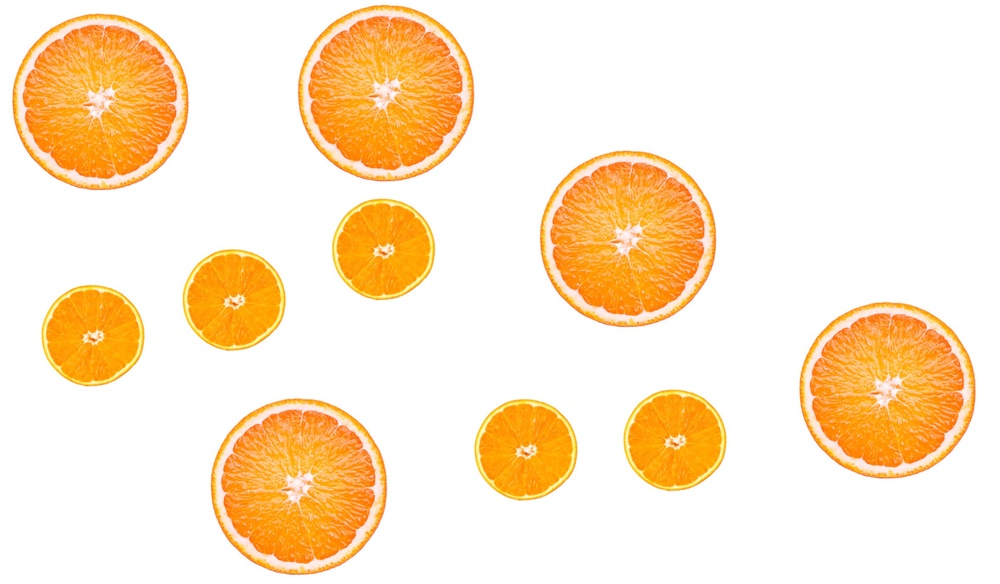
%> input picture CNG466/Assignment 3/OrangesTestExample2.jpg, 1000 x 584 px, shrunk from 2409 x 1407 before the run
$ octave A3_2453025.m   (GNU Octave 9; MATLAB toolbox functions it lacks are replaced by stand-ins)
%> lines starting %> are read from the running program, lines starting %| are printed output that depends on the picture; in (x1, y1, x2, y2) boxes, pixels count from 0 and x2, y2 are one past the last pixel; in counts of white or black regions, pixels touching at a corner belong together; the program's own positions count from 1
clear all; clc;


% Read the image
image = imread('OrangesTestExample2.jpg');
%> image is the input picture: size 584x1000x3 uint8; mean R, G, B 253.5, 231.6, 201.7


% Call the segment_oranges function
segmented_image = segment_oranges(image);

% Call the count_oranges function
[num_small, num_big] = count_oranges(segmented_image);

% Get the variables to the caption, and display it to the title
caption = sprintf('%d Small oranges, %d Big oranges', num_small, num_big);
f2 = figure;
ax2 = axes(f2);
subplot(1,1,1),imshow(segmented_image),title(ax2,caption);


function segmented_image = segment_oranges(image)
  % Convert the image to grayscale image
  I = rgb2gray(image);
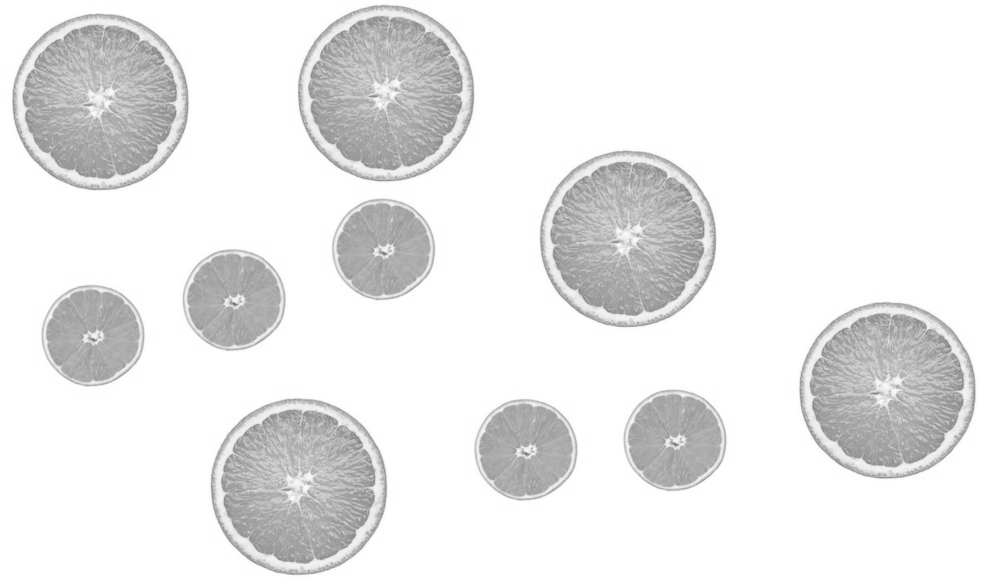
%> I: size 584x1000 uint8; min 97, max 255, mean 234.8

  % Segment the image I using thresholding-based segmentation with a
  % threshold value of 250 and obtain the segmented_image
  segmented_image =  I;
  segmented_image(segmented_image<=250) = 0;
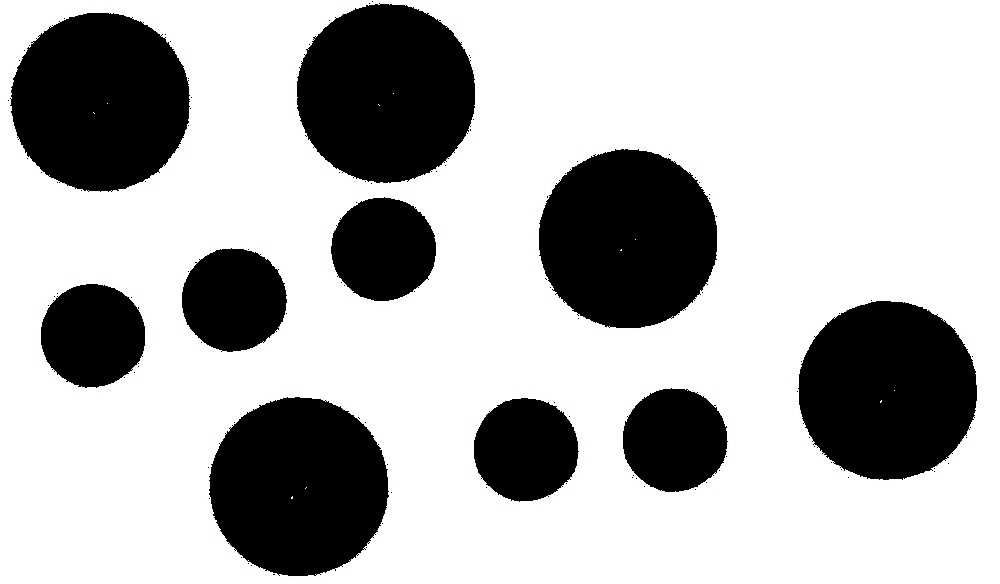
%> segmented_image: size 584x1000 uint8; min 0, max 255, mean 181.4
  segmented_image(segmented_image>250) = 255;
%> segmented_image: size 584x1000 uint8; 71.2% white; 107 black regions (97 under 20 px), largest, box (x1, y1, x2, y2) and area: (539, 149, 717, 328) 25191, (10, 13, 190, 192) 25179, (297, 3, 475, 183) 25173

  figure;
  subplot(1,6,1), imshow(segmented_image),title('Segmented Image');
  segmented_image = ~segmented_image;
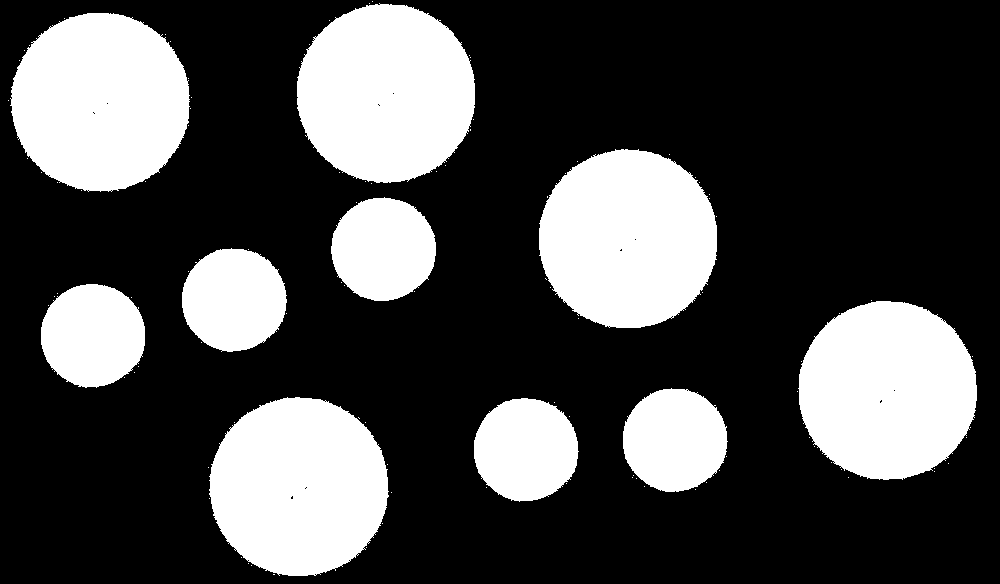
%> segmented_image: size 584x1000 logical; 28.8% white; 107 white regions (97 under 20 px), largest, box (x1, y1, x2, y2) and area: (539, 149, 717, 328) 25191, (10, 13, 190, 192) 25179, (297, 3, 475, 183) 25173
  subplot(1,6,2), imshow(segmented_image),title('Reversed Version');
end

function [num_small, num_big] = count_oranges(segmented_image)
  % Create Structuring Element S with 'disk' and size 4
  S = strel('disk', 4);

  % Applying Opening = Erosion and Dilation
    % Erode the image using imerode built-in function and Structuring
    % element S and obtain image E1
  E1 = imerode(segmented_image, S);
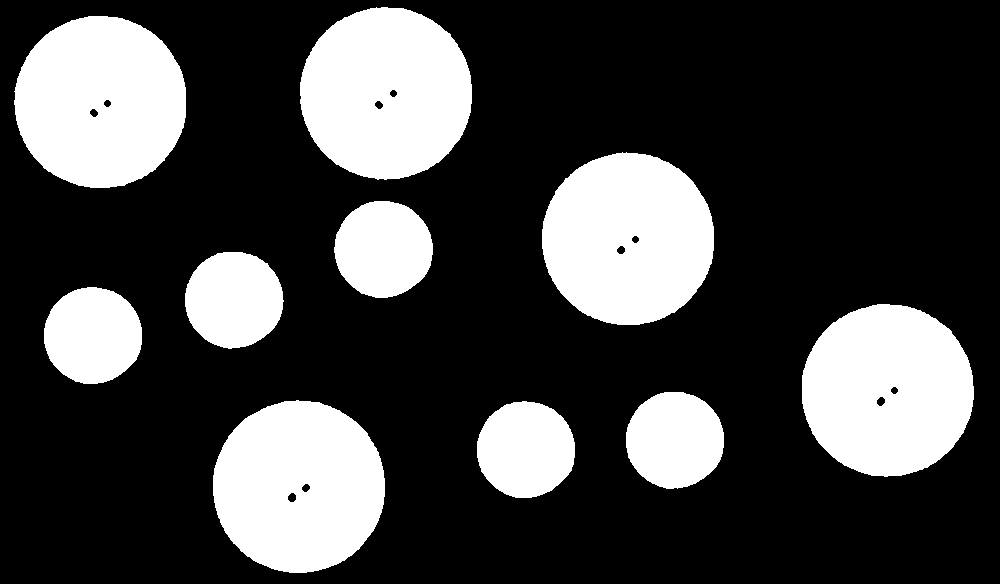
%> E1: size 584x1000 logical; 26.4% white; 10 white regions, largest, box (x1, y1, x2, y2) and area: (542, 152, 714, 325) 23316, (802, 304, 974, 477) 23303, (300, 7, 472, 180) 23301
  % Dilate image E1 using imdilate built-in function and Structuring
    % element S and obtain image D1
  D1 = imdilate(E1, S);
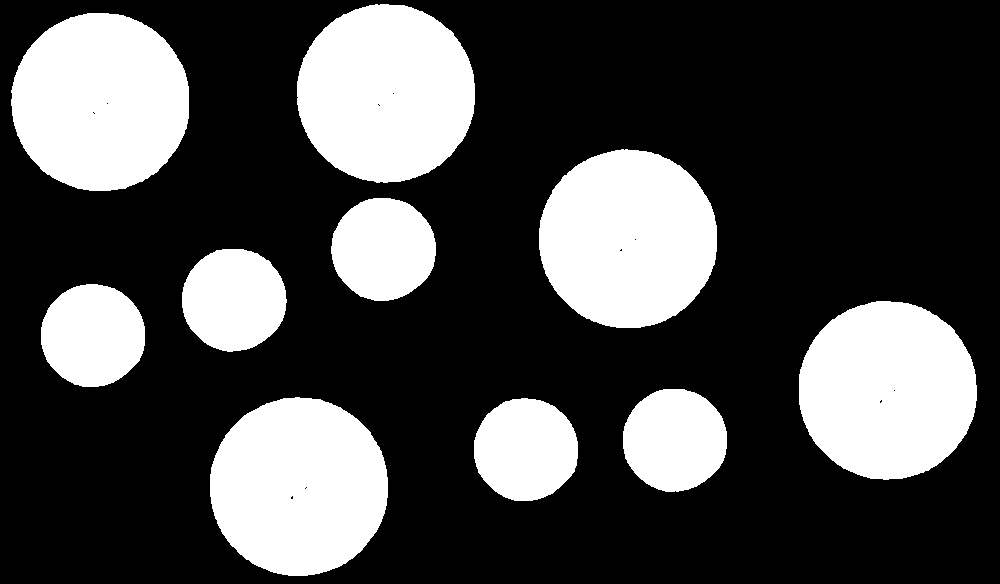
%> D1: size 584x1000 logical; 28.7% white; 10 white regions, largest, box (x1, y1, x2, y2) and area: (539, 149, 717, 328) 25100, (297, 4, 475, 183) 25089, (799, 301, 977, 480) 25087

  % Applying Closing = Dilation and Erosion
    % Dilate image D1 using imdilate built-in function and Structuring
    % element S and obtain image D2
  D2 = imdilate(D1,S);
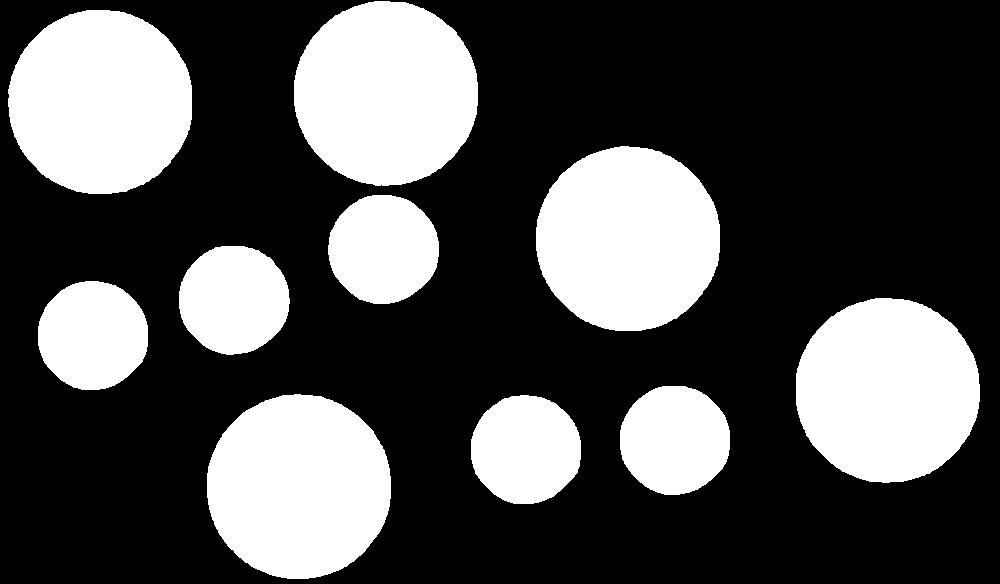
%> D2: size 584x1000 logical; 31.1% white; 10 white regions, largest, box (x1, y1, x2, y2) and area: (536, 146, 720, 331) 26860, (294, 1, 478, 186) 26855, (796, 298, 980, 483) 26846

  % Erode image D2 using imerode built-in function and Structuring
    % element S and obtain image E2
  E2 = imdilate(D2,S);
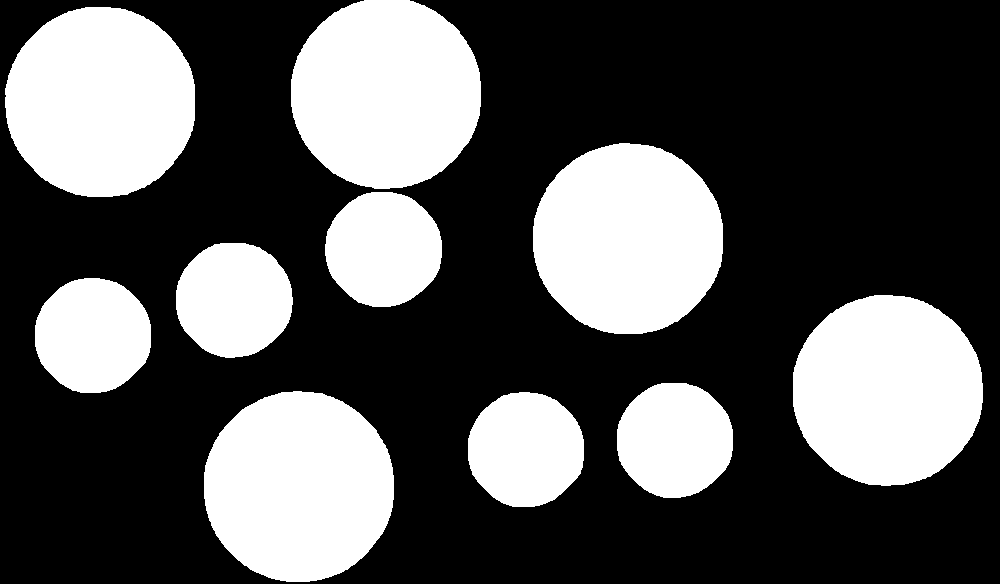
%> E2: size 584x1000 logical; 33.6% white; 10 white regions, largest, box (x1, y1, x2, y2) and area: (533, 143, 723, 334) 28670, (793, 295, 983, 486) 28656, (5, 7, 195, 197) 28651

  % Find the number of objects in the image using
  % bwconncomp built-in function
  cc = bwconncomp(E2);
%> cc = 10 connected components

  % Get the are of oranges, and set it as threshold value
  stats = regionprops(cc, 'Area');
%> stats = 10 regions; largest, Area: 28670, 28656, 28651, 28649, 28612
  small_threshold = stats.Area;
%> small_threshold = 28651
  num_small = 0;
  num_big = 0;

  % If the area values in the stats array, less than the threshold
  % value increse the small oranges
  % else increase the big oranges
  for i = 1:cc.NumObjects
      if stats(i).Area < small_threshold
          num_small = num_small + 1;
      else
          num_big = num_big + 1;
      end
  end
%> this loop made 10 passes
%> `[num_small, num_big] = count_oranges(segmented_image);`: num_small = 7; num_big = 3
%> `caption = sprintf('%d Small oranges, %d Big oranges', num_small, num_b..`: caption = '7 Small oranges, 3 Big oranges'

  % Display the steps
  subplot(1,6,3), imshow(E1),title('Opening 1 - Erode');
  subplot(1,6,4), imshow(D1),title('Opening 2 - Dilate');
  subplot(1,6,5), imshow(D2),title('Closing 1 - Dilate');
  subplot(1,6,6), imshow(E2),title('Closing 2 - Erode');


end

$ run again, with CNG466/Assignment 3/Oranges.tif saved as CNG466/Assignment 3/OrangesTestExample2.jpg
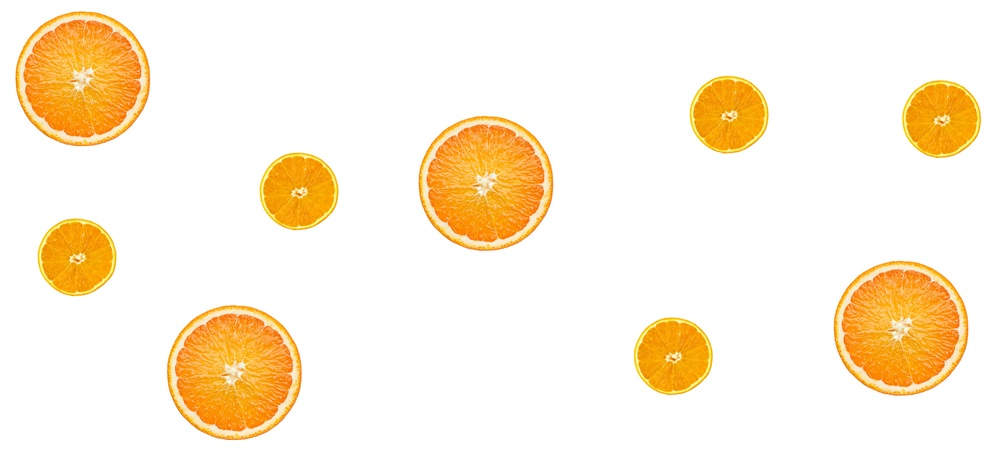
%> input picture CNG466/Assignment 3/Oranges.tif, 1000 x 453 px, shrunk from 3153 x 1429 before the run
%> image is the input picture: size 453x1000x3 uint8; mean R, G, B 253.3, 240, 218.4
%> in segment_oranges, `segmented_image = ~segmented_image;`:
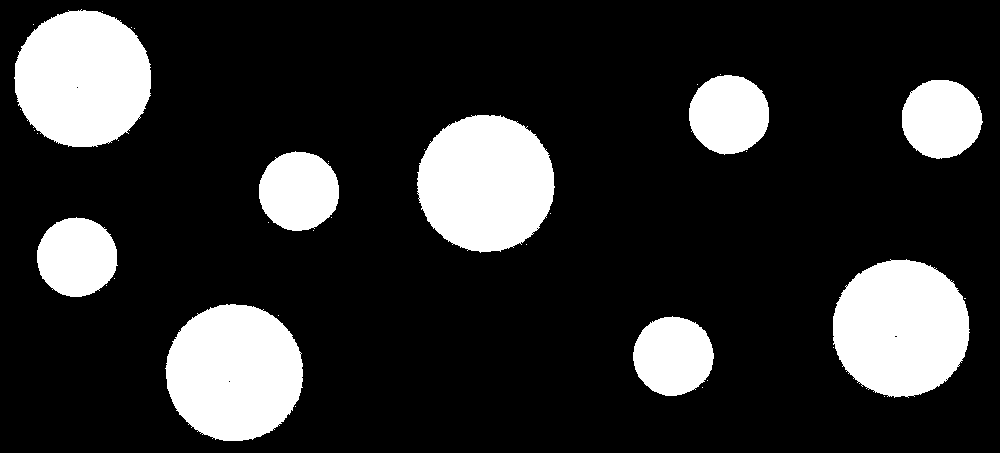
%> segmented_image: size 453x1000 logical; 18.6% white; 37 white regions (28 under 20 px), largest, box (x1, y1, x2, y2) and area: (833, 259, 970, 398) 14810, (417, 115, 555, 253) 14805, (165, 304, 303, 441) 14802
%> E1: size 453x1000 logical; 16.5% white; 9 white regions, largest, box (x1, y1, x2, y2) and area: (420, 118, 551, 249) 13433, (169, 307, 300, 438) 13415, (836, 263, 966, 394) 13403
%> D1: size 453x1000 logical; 18.5% white; 9 white regions, largest, box (x1, y1, x2, y2) and area: (166, 304, 303, 441) 14753, (833, 260, 969, 397) 14745, (417, 115, 554, 252) 14735
%> D2: size 453x1000 logical; 20.6% white; 9 white regions, largest, box (x1, y1, x2, y2) and area: (163, 301, 306, 444) 16111, (830, 257, 972, 400) 16102, (414, 112, 557, 255) 16092
%> in count_oranges, `E2 = imdilate(D2,S);`:
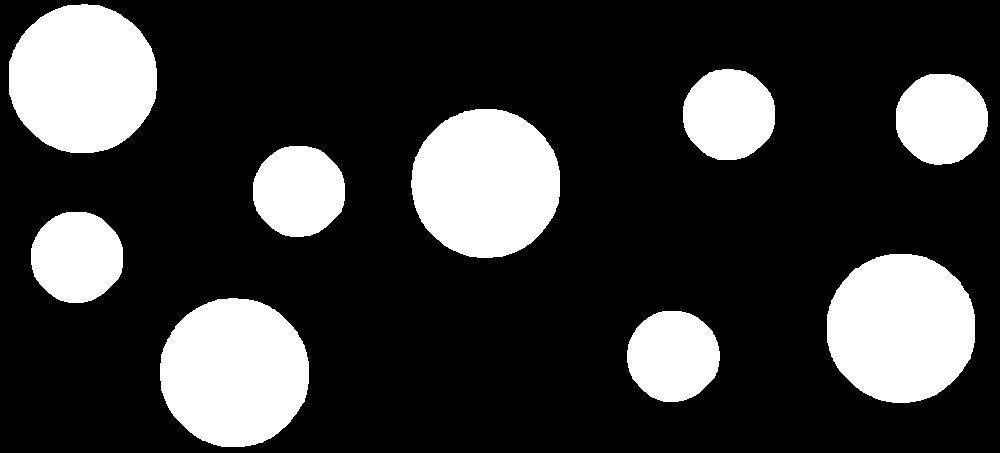
%> E2: size 453x1000 logical; 22.8% white; 9 white regions, largest, box (x1, y1, x2, y2) and area: (160, 298, 309, 447) 17520, (827, 254, 975, 403) 17512, (411, 109, 560, 258) 17500
%> cc = 9 connected components
%> stats = 9 regions; largest, Area: 17520, 17512, 17500, 17473, 6635
%> small_threshold = 17473
%> the loop in count_oranges, `for i = 1:cc.NumObjects` made 9 passes
%> `[num_small, num_big] = count_oranges(segmented_image);`: num_small = 5; num_big = 4
%> caption = '5 Small oranges, 4 Big oranges'
